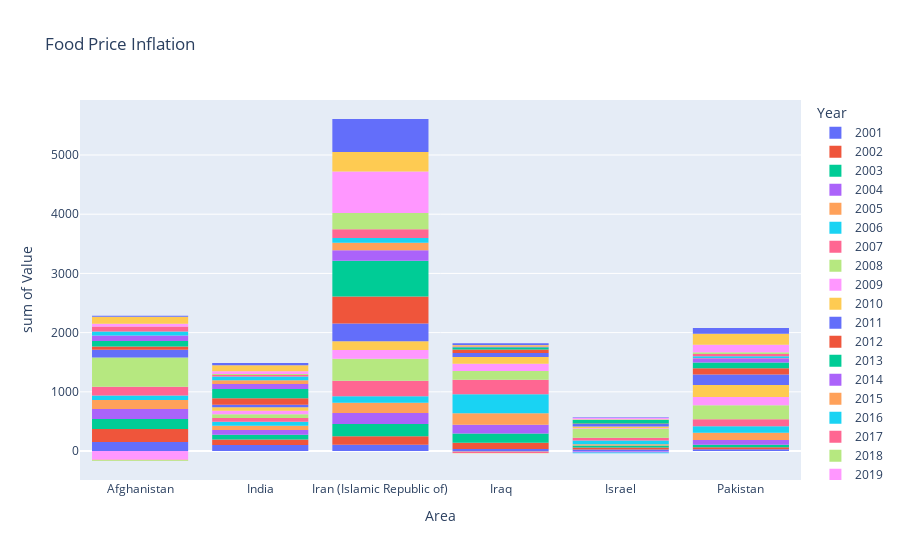

Notebook code for this chart:
### Code cell
import plotly.express as px
df = food
fig = px.histogram(df, x="Area", y="Value", color="Year", title='Food Price Inflation')
fig.show()
